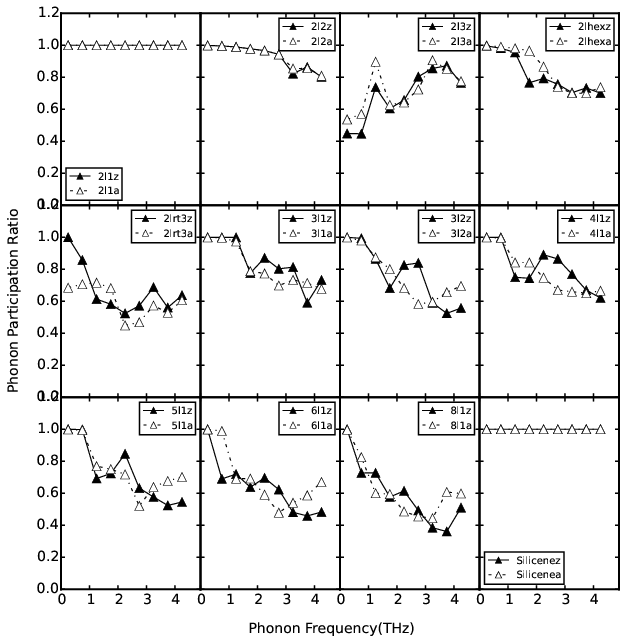

The Python source for this figure:
# -*- coding: utf-8 -*-
# @Author: YangZhou
# @Date:   2017-06-16 16:26:09
# @Last Modified by:   YangZhou
# @Last Modified time: 2017-06-23 21:59:58

from aces.graph import fig, setLegend, pl
from aces.algorithm.kpoints import filter_along_direction as fad
import numpy as np
from aces.f import binmeanx
text_style = dict(horizontalalignment='left', verticalalignment='center',
                  fontsize=12, fontdict={'family': 'serif'})
vs = '2l1  2l2  2l3  2lh  2lr3  3l1  3l2  4l1  5l1  6l1  8l1  Silicene'.split()
markers = ['^', 's', "8"]
colors = "k,r,b,g,purple".split(',')
with fig('pr_direction.eps'):

    fi, axes = pl.subplots(
        3, 4, sharex=True, sharey=True, figsize=(10, 10))
    print(vs)
    for j in range(3):
        vv = np.array(vs).reshape([3, 4])[j]
        for i, v in enumerate(vv):
            for s in ['z', 'a']:
                ax = axes[j, i]
                if v == "2lh":
                    v = "2lhex"
                if v == "2lr3":
                    v = "2lrt3"
                #shell_exec("cd %s/0/secondorder/; ae drawpr"%v)
                file = v + "/0/secondorder/prq.txt"
                y = np.loadtxt(file)
                dth = np.pi / 10
                if s == "z":
                    phi = 0.0
                else:
                    phi = np.pi / 2.0
                fil = fad(y, phi, dth)
                q = y[fil][:, [3, 4]]
                x, y = binmeanx(q, [0, 4.5], .5)
                mfc = [colors[0], 'w'][s == 'a']
                ls = ['-', '-.'][s == 'a']
                ax.plot(x, y, ls=ls,
                        marker=markers[0],
                        markersize=9,
                        markeredgecolor=colors[0],
                        markerfacecolor=mfc,
                        color=colors[0], label=v + s)
                ax.set_xlim([0, 4.9])
                ax.set_ylim([0, 1.2])
                setLegend(ax, fontsize=10)
    fi.text(0.5, 0.04, 'Phonon Frequency(THz)', ha='center')
    fi.text(
        0.05,
        0.5,
        'Phonon Participation Ratio',
        va='center',
        rotation='vertical')
    fi.subplots_adjust(
        left=None,
        bottom=None,
        right=None,
        top=None,
        wspace=0,
        hspace=0)
